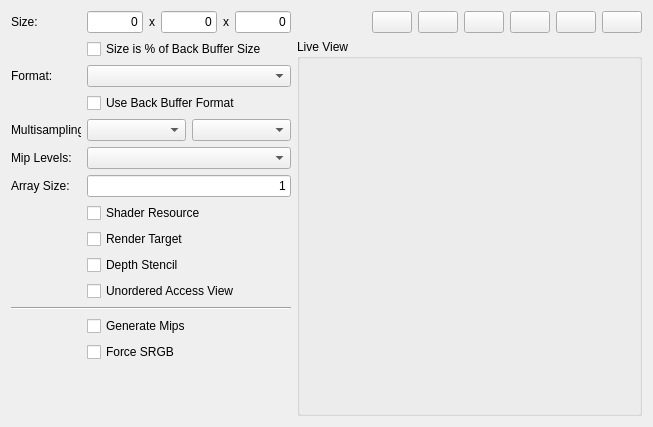
<?xml version="1.0" encoding="UTF-8"?>
<ui version="4.0">
 <class>Texture_Dlg</class>
 <widget class="QWidget" name="Texture_Dlg">
  <property name="geometry">
   <rect>
    <x>0</x>
    <y>0</y>
    <width>653</width>
    <height>427</height>
   </rect>
  </property>
  <property name="windowTitle">
   <string>Form</string>
  </property>
  <layout class="QHBoxLayout" name="horizontalLayout_10">
   <item>
    <layout class="QVBoxLayout" name="verticalLayout_4">
     <property name="sizeConstraint">
      <enum>QLayout::SetMinimumSize</enum>
     </property>
     <item>
      <widget class="QFrame" name="frame_settings">
       <property name="sizePolicy">
        <sizepolicy hsizetype="Minimum" vsizetype="Preferred">
         <horstretch>0</horstretch>
         <verstretch>0</verstretch>
        </sizepolicy>
       </property>
       <property name="maximumSize">
        <size>
         <width>280</width>
         <height>16777215</height>
        </size>
       </property>
       <property name="frameShape">
        <enum>QFrame::NoFrame</enum>
       </property>
       <property name="frameShadow">
        <enum>QFrame::Plain</enum>
       </property>
       <property name="lineWidth">
        <number>0</number>
       </property>
       <layout class="QVBoxLayout" name="verticalLayout_3">
        <property name="spacing">
         <number>6</number>
        </property>
        <property name="leftMargin">
         <number>0</number>
        </property>
        <property name="topMargin">
         <number>0</number>
        </property>
        <property name="rightMargin">
         <number>0</number>
        </property>
        <property name="bottomMargin">
         <number>0</number>
        </property>
        <item>
         <layout class="QHBoxLayout" name="horizontalLayout">
          <item>
           <widget class="QLabel" name="label">
            <property name="minimumSize">
             <size>
              <width>70</width>
              <height>0</height>
             </size>
            </property>
            <property name="maximumSize">
             <size>
              <width>70</width>
              <height>16777215</height>
             </size>
            </property>
            <property name="text">
             <string>Size:</string>
            </property>
           </widget>
          </item>
          <item>
           <widget class="QLineEdit" name="lineEdit_width">
            <property name="sizePolicy">
             <sizepolicy hsizetype="Preferred" vsizetype="Fixed">
              <horstretch>0</horstretch>
              <verstretch>0</verstretch>
             </sizepolicy>
            </property>
            <property name="toolTip">
             <string>Width of texture in pixels.</string>
            </property>
            <property name="inputMask">
             <string/>
            </property>
            <property name="text">
             <string>0</string>
            </property>
            <property name="maxLength">
             <number>5</number>
            </property>
            <property name="alignment">
             <set>Qt::AlignRight|Qt::AlignTrailing|Qt::AlignVCenter</set>
            </property>
           </widget>
          </item>
          <item>
           <widget class="QLabel" name="label_10">
            <property name="text">
             <string>x</string>
            </property>
           </widget>
          </item>
          <item>
           <widget class="QLineEdit" name="lineEdit_height">
            <property name="sizePolicy">
             <sizepolicy hsizetype="Preferred" vsizetype="Fixed">
              <horstretch>0</horstretch>
              <verstretch>0</verstretch>
             </sizepolicy>
            </property>
            <property name="toolTip">
             <string>Height of texture in pixels.</string>
            </property>
            <property name="inputMask">
             <string/>
            </property>
            <property name="text">
             <string>0</string>
            </property>
            <property name="maxLength">
             <number>5</number>
            </property>
            <property name="alignment">
             <set>Qt::AlignRight|Qt::AlignTrailing|Qt::AlignVCenter</set>
            </property>
           </widget>
          </item>
          <item>
           <widget class="QLabel" name="label_20">
            <property name="text">
             <string>x</string>
            </property>
           </widget>
          </item>
          <item>
           <widget class="QLineEdit" name="lineEdit_depth">
            <property name="sizePolicy">
             <sizepolicy hsizetype="Preferred" vsizetype="Fixed">
              <horstretch>0</horstretch>
              <verstretch>0</verstretch>
             </sizepolicy>
            </property>
            <property name="toolTip">
             <string>Depth of texture in number of planes for 3D textures.</string>
            </property>
            <property name="inputMask">
             <string/>
            </property>
            <property name="text">
             <string>0</string>
            </property>
            <property name="maxLength">
             <number>5</number>
            </property>
            <property name="alignment">
             <set>Qt::AlignRight|Qt::AlignTrailing|Qt::AlignVCenter</set>
            </property>
           </widget>
          </item>
         </layout>
        </item>
        <item>
         <layout class="QHBoxLayout" name="horizontalLayout_2">
          <item>
           <widget class="QLabel" name="label_2">
            <property name="minimumSize">
             <size>
              <width>70</width>
              <height>0</height>
             </size>
            </property>
            <property name="maximumSize">
             <size>
              <width>70</width>
              <height>16777215</height>
             </size>
            </property>
            <property name="text">
             <string/>
            </property>
           </widget>
          </item>
          <item>
           <widget class="QCheckBox" name="checkBox_useBBSize">
            <property name="toolTip">
             <string>If width and height are to represent the percentage size of the current back buffer for this texture.</string>
            </property>
            <property name="text">
             <string>Size is % of Back Buffer Size</string>
            </property>
           </widget>
          </item>
         </layout>
        </item>
        <item>
         <layout class="QHBoxLayout" name="horizontalLayout_5">
          <item>
           <widget class="QLabel" name="label_6">
            <property name="minimumSize">
             <size>
              <width>70</width>
              <height>0</height>
             </size>
            </property>
            <property name="maximumSize">
             <size>
              <width>70</width>
              <height>16777215</height>
             </size>
            </property>
            <property name="text">
             <string>Format:</string>
            </property>
           </widget>
          </item>
          <item>
           <widget class="QComboBox" name="comboBox_format">
            <property name="sizePolicy">
             <sizepolicy hsizetype="Preferred" vsizetype="Fixed">
              <horstretch>0</horstretch>
              <verstretch>0</verstretch>
             </sizepolicy>
            </property>
            <property name="toolTip">
             <string>The internal texture format for this texture.</string>
            </property>
           </widget>
          </item>
         </layout>
        </item>
        <item>
         <layout class="QHBoxLayout" name="horizontalLayout_6">
          <item>
           <widget class="QLabel" name="label_7">
            <property name="minimumSize">
             <size>
              <width>70</width>
              <height>0</height>
             </size>
            </property>
            <property name="maximumSize">
             <size>
              <width>70</width>
              <height>16777215</height>
             </size>
            </property>
            <property name="text">
             <string/>
            </property>
           </widget>
          </item>
          <item>
           <widget class="QCheckBox" name="checkBox_useBBFmt">
            <property name="toolTip">
             <string>Using the current back buffer format for this texture.</string>
            </property>
            <property name="text">
             <string>Use Back Buffer Format</string>
            </property>
           </widget>
          </item>
         </layout>
        </item>
        <item>
         <layout class="QHBoxLayout" name="horizontalLayout_7">
          <item>
           <widget class="QLabel" name="label_8">
            <property name="minimumSize">
             <size>
              <width>70</width>
              <height>0</height>
             </size>
            </property>
            <property name="maximumSize">
             <size>
              <width>70</width>
              <height>16777215</height>
             </size>
            </property>
            <property name="text">
             <string>Multisampling:</string>
            </property>
           </widget>
          </item>
          <item>
           <widget class="QComboBox" name="comboBox_msCount">
            <property name="toolTip">
             <string>Sample count for multisampled textures.</string>
            </property>
           </widget>
          </item>
          <item>
           <widget class="QComboBox" name="comboBox_msQuality">
            <property name="toolTip">
             <string>Sample quality for multisampled textures.</string>
            </property>
           </widget>
          </item>
         </layout>
        </item>
        <item>
         <layout class="QHBoxLayout" name="horizontalLayout_3">
          <item>
           <widget class="QLabel" name="label_4">
            <property name="minimumSize">
             <size>
              <width>70</width>
              <height>0</height>
             </size>
            </property>
            <property name="maximumSize">
             <size>
              <width>70</width>
              <height>16777215</height>
             </size>
            </property>
            <property name="text">
             <string>Mip Levels:</string>
            </property>
           </widget>
          </item>
          <item>
           <widget class="QComboBox" name="comboBox_mipLevels">
            <property name="sizePolicy">
             <sizepolicy hsizetype="Minimum" vsizetype="Fixed">
              <horstretch>0</horstretch>
              <verstretch>0</verstretch>
             </sizepolicy>
            </property>
            <property name="toolTip">
             <string>The number of mip levels for this texture.</string>
            </property>
           </widget>
          </item>
         </layout>
        </item>
        <item>
         <layout class="QHBoxLayout" name="horizontalLayout_4">
          <item>
           <widget class="QLabel" name="label_5">
            <property name="minimumSize">
             <size>
              <width>70</width>
              <height>0</height>
             </size>
            </property>
            <property name="maximumSize">
             <size>
              <width>70</width>
              <height>16777215</height>
             </size>
            </property>
            <property name="text">
             <string>Array Size:</string>
            </property>
           </widget>
          </item>
          <item>
           <widget class="QLineEdit" name="lineEdit_arraySize">
            <property name="sizePolicy">
             <sizepolicy hsizetype="Minimum" vsizetype="Fixed">
              <horstretch>0</horstretch>
              <verstretch>0</verstretch>
             </sizepolicy>
            </property>
            <property name="toolTip">
             <string>The number of elements for a texture array.</string>
            </property>
            <property name="inputMask">
             <string/>
            </property>
            <property name="text">
             <string>1</string>
            </property>
            <property name="maxLength">
             <number>5</number>
            </property>
            <property name="alignment">
             <set>Qt::AlignRight|Qt::AlignTrailing|Qt::AlignVCenter</set>
            </property>
           </widget>
          </item>
         </layout>
        </item>
       </layout>
      </widget>
     </item>
     <item>
      <layout class="QVBoxLayout" name="verticalLayout">
       <item>
        <layout class="QHBoxLayout" name="horizontalLayout_12">
         <item>
          <widget class="QLabel" name="label_13">
           <property name="minimumSize">
            <size>
             <width>70</width>
             <height>0</height>
            </size>
           </property>
           <property name="maximumSize">
            <size>
             <width>70</width>
             <height>16777215</height>
            </size>
           </property>
           <property name="text">
            <string/>
           </property>
          </widget>
         </item>
         <item>
          <widget class="QCheckBox" name="checkBox_srv">
           <property name="toolTip">
            <string>Allows this texture to be used as a shader resource.</string>
           </property>
           <property name="text">
            <string>Shader Resource</string>
           </property>
          </widget>
         </item>
        </layout>
       </item>
       <item>
        <layout class="QHBoxLayout" name="horizontalLayout_13">
         <item>
          <widget class="QLabel" name="label_14">
           <property name="minimumSize">
            <size>
             <width>70</width>
             <height>0</height>
            </size>
           </property>
           <property name="maximumSize">
            <size>
             <width>70</width>
             <height>16777215</height>
            </size>
           </property>
           <property name="text">
            <string/>
           </property>
          </widget>
         </item>
         <item>
          <widget class="QCheckBox" name="checkBox_rtv">
           <property name="toolTip">
            <string>Allows this texture to be used as a render target.</string>
           </property>
           <property name="text">
            <string>Render Target</string>
           </property>
          </widget>
         </item>
        </layout>
       </item>
       <item>
        <layout class="QHBoxLayout" name="horizontalLayout_14">
         <item>
          <widget class="QLabel" name="label_15">
           <property name="minimumSize">
            <size>
             <width>70</width>
             <height>0</height>
            </size>
           </property>
           <property name="maximumSize">
            <size>
             <width>70</width>
             <height>16777215</height>
            </size>
           </property>
           <property name="text">
            <string/>
           </property>
          </widget>
         </item>
         <item>
          <widget class="QCheckBox" name="checkBox_dsv">
           <property name="toolTip">
            <string>Allows this texture to be used as a depth-stencil buffer.</string>
           </property>
           <property name="text">
            <string>Depth Stencil</string>
           </property>
          </widget>
         </item>
        </layout>
       </item>
       <item>
        <layout class="QHBoxLayout" name="horizontalLayout_9">
         <item>
          <widget class="QLabel" name="label_19">
           <property name="minimumSize">
            <size>
             <width>70</width>
             <height>0</height>
            </size>
           </property>
           <property name="maximumSize">
            <size>
             <width>70</width>
             <height>16777215</height>
            </size>
           </property>
           <property name="text">
            <string/>
           </property>
          </widget>
         </item>
         <item>
          <widget class="QCheckBox" name="checkBox_uav">
           <property name="toolTip">
            <string>Allows this texture to be used as an unordered access view.</string>
           </property>
           <property name="text">
            <string>Unordered Access View</string>
           </property>
          </widget>
         </item>
        </layout>
       </item>
       <item>
        <layout class="QHBoxLayout" name="horizontalLayout_8"/>
       </item>
       <item>
        <widget class="Line" name="line">
         <property name="orientation">
          <enum>Qt::Horizontal</enum>
         </property>
        </widget>
       </item>
       <item>
        <layout class="QHBoxLayout" name="horizontalLayout_15">
         <item>
          <widget class="QLabel" name="label_16">
           <property name="minimumSize">
            <size>
             <width>70</width>
             <height>0</height>
            </size>
           </property>
           <property name="maximumSize">
            <size>
             <width>70</width>
             <height>16777215</height>
            </size>
           </property>
           <property name="text">
            <string/>
           </property>
          </widget>
         </item>
         <item>
          <widget class="QCheckBox" name="checkBox_genMips">
           <property name="toolTip">
            <string>Generates the full mipmap chain when the texture image data is uploaded to GPU. Not all texture formats support this.</string>
           </property>
           <property name="text">
            <string>Generate Mips</string>
           </property>
          </widget>
         </item>
        </layout>
       </item>
       <item>
        <layout class="QHBoxLayout" name="horizontalLayout_16">
         <item>
          <widget class="QLabel" name="label_17">
           <property name="minimumSize">
            <size>
             <width>70</width>
             <height>0</height>
            </size>
           </property>
           <property name="maximumSize">
            <size>
             <width>70</width>
             <height>16777215</height>
            </size>
           </property>
           <property name="text">
            <string/>
           </property>
          </widget>
         </item>
         <item>
          <widget class="QCheckBox" name="checkBox_forceSRGB">
           <property name="toolTip">
            <string>Forces the use of an SRGB format when the image data is uploaded to the GPU. No data conversion takes place.</string>
           </property>
           <property name="text">
            <string>Force SRGB</string>
           </property>
          </widget>
         </item>
        </layout>
       </item>
      </layout>
     </item>
     <item>
      <spacer name="verticalSpacer">
       <property name="orientation">
        <enum>Qt::Vertical</enum>
       </property>
       <property name="sizeHint" stdset="0">
        <size>
         <width>20</width>
         <height>40</height>
        </size>
       </property>
      </spacer>
     </item>
    </layout>
   </item>
   <item>
    <layout class="QVBoxLayout" name="verticalLayout_2" stretch="0,0">
     <item>
      <layout class="QHBoxLayout" name="horizontalLayout_17">
       <item>
        <widget class="QLabel" name="label_ImageInfo">
         <property name="sizePolicy">
          <sizepolicy hsizetype="Expanding" vsizetype="Preferred">
           <horstretch>0</horstretch>
           <verstretch>0</verstretch>
          </sizepolicy>
         </property>
         <property name="toolTip">
          <string>Information about image data.</string>
         </property>
         <property name="text">
          <string/>
         </property>
         <property name="alignment">
          <set>Qt::AlignLeading|Qt::AlignLeft|Qt::AlignVCenter</set>
         </property>
        </widget>
       </item>
       <item>
        <widget class="QPushButton" name="pushButton_loadImage">
         <property name="toolTip">
          <string>Load image data from file.</string>
         </property>
         <property name="text">
          <string/>
         </property>
         <property name="icon">
          <iconset resource="D3DChips_Dlg.qrc">
           <normaloff>:/D3DChips_Dlg/Resources/Open-icon.png</normaloff>:/D3DChips_Dlg/Resources/Open-icon.png</iconset>
         </property>
        </widget>
       </item>
       <item>
        <widget class="QPushButton" name="pushButton_saveImage">
         <property name="toolTip">
          <string>Save image data to file.</string>
         </property>
         <property name="text">
          <string/>
         </property>
         <property name="icon">
          <iconset resource="D3DChips_Dlg.qrc">
           <normaloff>:/D3DChips_Dlg/Resources/saveHS.png</normaloff>:/D3DChips_Dlg/Resources/saveHS.png</iconset>
         </property>
        </widget>
       </item>
       <item>
        <widget class="QPushButton" name="pushButton_FromTexture">
         <property name="toolTip">
          <string>Create image data from current texture.</string>
         </property>
         <property name="text">
          <string/>
         </property>
         <property name="icon">
          <iconset resource="D3DChips_Dlg.qrc">
           <normaloff>:/D3DChips_Dlg/Resources/InsertPictureHS.png</normaloff>:/D3DChips_Dlg/Resources/InsertPictureHS.png</iconset>
         </property>
        </widget>
       </item>
       <item>
        <widget class="QPushButton" name="pushButton_resample">
         <property name="toolTip">
          <string>Resample image data.</string>
         </property>
         <property name="text">
          <string/>
         </property>
         <property name="icon">
          <iconset resource="D3DChips_Dlg.qrc">
           <normaloff>:/D3DChips_Dlg/Resources/ResizeHS.png</normaloff>:/D3DChips_Dlg/Resources/ResizeHS.png</iconset>
         </property>
        </widget>
       </item>
       <item>
        <widget class="QPushButton" name="pushButton_clearImage">
         <property name="toolTip">
          <string>Remove image data.</string>
         </property>
         <property name="text">
          <string/>
         </property>
         <property name="icon">
          <iconset resource="D3DChips_Dlg.qrc">
           <normaloff>:/D3DChips_Dlg/Resources/DeleteHS.png</normaloff>:/D3DChips_Dlg/Resources/DeleteHS.png</iconset>
         </property>
        </widget>
       </item>
       <item>
        <widget class="QPushButton" name="pushButton_cArray">
         <property name="toolTip">
          <string>Save image data to C-style array.</string>
         </property>
         <property name="text">
          <string/>
         </property>
         <property name="icon">
          <iconset resource="D3DChips_Dlg.qrc">
           <normaloff>:/D3DChips_Dlg/Resources/cArray.png</normaloff>:/D3DChips_Dlg/Resources/cArray.png</iconset>
         </property>
        </widget>
       </item>
      </layout>
     </item>
     <item>
      <widget class="QGroupBox" name="groupBox">
       <property name="sizePolicy">
        <sizepolicy hsizetype="Expanding" vsizetype="Preferred">
         <horstretch>0</horstretch>
         <verstretch>0</verstretch>
        </sizepolicy>
       </property>
       <property name="title">
        <string>Live View</string>
       </property>
       <layout class="QGridLayout" name="gridLayout">
        <item row="0" column="0">
         <widget class="m3d::TexturePreviewWidget" name="previewWidget" native="true">
          <property name="sizePolicy">
           <sizepolicy hsizetype="Expanding" vsizetype="Expanding">
            <horstretch>0</horstretch>
            <verstretch>0</verstretch>
           </sizepolicy>
          </property>
         </widget>
        </item>
       </layout>
      </widget>
     </item>
    </layout>
   </item>
  </layout>
 </widget>
 <customwidgets>
  <customwidget>
   <class>m3d::TexturePreviewWidget</class>
   <extends>QWidget</extends>
   <header>texturepreviewwidget.h</header>
   <container>1</container>
  </customwidget>
 </customwidgets>
 <tabstops>
  <tabstop>lineEdit_width</tabstop>
  <tabstop>lineEdit_height</tabstop>
  <tabstop>lineEdit_depth</tabstop>
  <tabstop>checkBox_useBBSize</tabstop>
  <tabstop>comboBox_format</tabstop>
  <tabstop>checkBox_useBBFmt</tabstop>
  <tabstop>comboBox_msCount</tabstop>
  <tabstop>comboBox_msQuality</tabstop>
  <tabstop>comboBox_mipLevels</tabstop>
  <tabstop>lineEdit_arraySize</tabstop>
  <tabstop>checkBox_srv</tabstop>
  <tabstop>checkBox_rtv</tabstop>
  <tabstop>checkBox_dsv</tabstop>
  <tabstop>checkBox_uav</tabstop>
  <tabstop>checkBox_genMips</tabstop>
  <tabstop>checkBox_forceSRGB</tabstop>
  <tabstop>pushButton_loadImage</tabstop>
  <tabstop>pushButton_saveImage</tabstop>
  <tabstop>pushButton_FromTexture</tabstop>
  <tabstop>pushButton_resample</tabstop>
  <tabstop>pushButton_clearImage</tabstop>
 </tabstops>
 <resources>
  <include location="D3DChips_Dlg.qrc"/>
 </resources>
 <connections>
  <connection>
   <sender>lineEdit_width</sender>
   <signal>editingFinished()</signal>
   <receiver>Texture_Dlg</receiver>
   <slot>onWidthChanged()</slot>
   <hints>
    <hint type="sourcelabel">
     <x>231</x>
     <y>43</y>
    </hint>
    <hint type="destinationlabel">
     <x>274</x>
     <y>253</y>
    </hint>
   </hints>
  </connection>
  <connection>
   <sender>lineEdit_height</sender>
   <signal>editingFinished()</signal>
   <receiver>Texture_Dlg</receiver>
   <slot>onHeightChanged()</slot>
   <hints>
    <hint type="sourcelabel">
     <x>165</x>
     <y>26</y>
    </hint>
    <hint type="destinationlabel">
     <x>274</x>
     <y>253</y>
    </hint>
   </hints>
  </connection>
  <connection>
   <sender>lineEdit_depth</sender>
   <signal>editingFinished()</signal>
   <receiver>Texture_Dlg</receiver>
   <slot>onDepthChanged()</slot>
   <hints>
    <hint type="sourcelabel">
     <x>233</x>
     <y>26</y>
    </hint>
    <hint type="destinationlabel">
     <x>344</x>
     <y>254</y>
    </hint>
   </hints>
  </connection>
  <connection>
   <sender>checkBox_useBBSize</sender>
   <signal>clicked(bool)</signal>
   <receiver>Texture_Dlg</receiver>
   <slot>onUseBBSizeChanged()</slot>
   <hints>
    <hint type="sourcelabel">
     <x>147</x>
     <y>49</y>
    </hint>
    <hint type="destinationlabel">
     <x>344</x>
     <y>254</y>
    </hint>
   </hints>
  </connection>
  <connection>
   <sender>comboBox_format</sender>
   <signal>activated(int)</signal>
   <receiver>Texture_Dlg</receiver>
   <slot>onFormatChanged()</slot>
   <hints>
    <hint type="sourcelabel">
     <x>121</x>
     <y>78</y>
    </hint>
    <hint type="destinationlabel">
     <x>344</x>
     <y>254</y>
    </hint>
   </hints>
  </connection>
  <connection>
   <sender>checkBox_useBBFmt</sender>
   <signal>clicked(bool)</signal>
   <receiver>Texture_Dlg</receiver>
   <slot>onUseBBFormatChanged()</slot>
   <hints>
    <hint type="sourcelabel">
     <x>154</x>
     <y>105</y>
    </hint>
    <hint type="destinationlabel">
     <x>344</x>
     <y>254</y>
    </hint>
   </hints>
  </connection>
  <connection>
   <sender>comboBox_msCount</sender>
   <signal>activated(int)</signal>
   <receiver>Texture_Dlg</receiver>
   <slot>onCountQualityChanged()</slot>
   <hints>
    <hint type="sourcelabel">
     <x>121</x>
     <y>131</y>
    </hint>
    <hint type="destinationlabel">
     <x>344</x>
     <y>254</y>
    </hint>
   </hints>
  </connection>
  <connection>
   <sender>comboBox_msQuality</sender>
   <signal>activated(int)</signal>
   <receiver>Texture_Dlg</receiver>
   <slot>onCountQualityChanged()</slot>
   <hints>
    <hint type="sourcelabel">
     <x>196</x>
     <y>131</y>
    </hint>
    <hint type="destinationlabel">
     <x>344</x>
     <y>254</y>
    </hint>
   </hints>
  </connection>
  <connection>
   <sender>comboBox_mipLevels</sender>
   <signal>activated(int)</signal>
   <receiver>Texture_Dlg</receiver>
   <slot>onMipLevelsChanged()</slot>
   <hints>
    <hint type="sourcelabel">
     <x>173</x>
     <y>185</y>
    </hint>
    <hint type="destinationlabel">
     <x>344</x>
     <y>254</y>
    </hint>
   </hints>
  </connection>
  <connection>
   <sender>lineEdit_arraySize</sender>
   <signal>editingFinished()</signal>
   <receiver>Texture_Dlg</receiver>
   <slot>onArraySizeChanged()</slot>
   <hints>
    <hint type="sourcelabel">
     <x>173</x>
     <y>238</y>
    </hint>
    <hint type="destinationlabel">
     <x>344</x>
     <y>254</y>
    </hint>
   </hints>
  </connection>
  <connection>
   <sender>checkBox_srv</sender>
   <signal>clicked(bool)</signal>
   <receiver>Texture_Dlg</receiver>
   <slot>onSRVChanged()</slot>
   <hints>
    <hint type="sourcelabel">
     <x>173</x>
     <y>290</y>
    </hint>
    <hint type="destinationlabel">
     <x>344</x>
     <y>254</y>
    </hint>
   </hints>
  </connection>
  <connection>
   <sender>checkBox_rtv</sender>
   <signal>clicked(bool)</signal>
   <receiver>Texture_Dlg</receiver>
   <slot>onRTVChanged()</slot>
   <hints>
    <hint type="sourcelabel">
     <x>173</x>
     <y>315</y>
    </hint>
    <hint type="destinationlabel">
     <x>344</x>
     <y>254</y>
    </hint>
   </hints>
  </connection>
  <connection>
   <sender>checkBox_dsv</sender>
   <signal>clicked(bool)</signal>
   <receiver>Texture_Dlg</receiver>
   <slot>onDSVChanged()</slot>
   <hints>
    <hint type="sourcelabel">
     <x>173</x>
     <y>340</y>
    </hint>
    <hint type="destinationlabel">
     <x>344</x>
     <y>254</y>
    </hint>
   </hints>
  </connection>
  <connection>
   <sender>checkBox_uav</sender>
   <signal>clicked(bool)</signal>
   <receiver>Texture_Dlg</receiver>
   <slot>onUAVChanged()</slot>
   <hints>
    <hint type="sourcelabel">
     <x>173</x>
     <y>365</y>
    </hint>
    <hint type="destinationlabel">
     <x>344</x>
     <y>254</y>
    </hint>
   </hints>
  </connection>
  <connection>
   <sender>checkBox_forceSRGB</sender>
   <signal>clicked(bool)</signal>
   <receiver>Texture_Dlg</receiver>
   <slot>onForceSRGBChanged()</slot>
   <hints>
    <hint type="sourcelabel">
     <x>173</x>
     <y>415</y>
    </hint>
    <hint type="destinationlabel">
     <x>344</x>
     <y>254</y>
    </hint>
   </hints>
  </connection>
  <connection>
   <sender>checkBox_genMips</sender>
   <signal>clicked(bool)</signal>
   <receiver>Texture_Dlg</receiver>
   <slot>onGenMipsChanged()</slot>
   <hints>
    <hint type="sourcelabel">
     <x>173</x>
     <y>390</y>
    </hint>
    <hint type="destinationlabel">
     <x>344</x>
     <y>254</y>
    </hint>
   </hints>
  </connection>
  <connection>
   <sender>pushButton_loadImage</sender>
   <signal>clicked()</signal>
   <receiver>Texture_Dlg</receiver>
   <slot>loadImage()</slot>
   <hints>
    <hint type="sourcelabel">
     <x>365</x>
     <y>55</y>
    </hint>
    <hint type="destinationlabel">
     <x>344</x>
     <y>254</y>
    </hint>
   </hints>
  </connection>
  <connection>
   <sender>pushButton_resample</sender>
   <signal>clicked()</signal>
   <receiver>Texture_Dlg</receiver>
   <slot>resampleImage()</slot>
   <hints>
    <hint type="sourcelabel">
     <x>497</x>
     <y>22</y>
    </hint>
    <hint type="destinationlabel">
     <x>281</x>
     <y>236</y>
    </hint>
   </hints>
  </connection>
  <connection>
   <sender>pushButton_clearImage</sender>
   <signal>clicked()</signal>
   <receiver>Texture_Dlg</receiver>
   <slot>clearImage()</slot>
   <hints>
    <hint type="sourcelabel">
     <x>541</x>
     <y>22</y>
    </hint>
    <hint type="destinationlabel">
     <x>286</x>
     <y>236</y>
    </hint>
   </hints>
  </connection>
  <connection>
   <sender>pushButton_saveImage</sender>
   <signal>clicked()</signal>
   <receiver>Texture_Dlg</receiver>
   <slot>saveImage()</slot>
   <hints>
    <hint type="sourcelabel">
     <x>439</x>
     <y>22</y>
    </hint>
    <hint type="destinationlabel">
     <x>286</x>
     <y>236</y>
    </hint>
   </hints>
  </connection>
  <connection>
   <sender>pushButton_FromTexture</sender>
   <signal>clicked()</signal>
   <receiver>Texture_Dlg</receiver>
   <slot>saveTextureToData()</slot>
   <hints>
    <hint type="sourcelabel">
     <x>479</x>
     <y>22</y>
    </hint>
    <hint type="destinationlabel">
     <x>286</x>
     <y>236</y>
    </hint>
   </hints>
  </connection>
  <connection>
   <sender>pushButton_cArray</sender>
   <signal>clicked()</signal>
   <receiver>Texture_Dlg</receiver>
   <slot>saveToCArray()</slot>
   <hints>
    <hint type="sourcelabel">
     <x>547</x>
     <y>22</y>
    </hint>
    <hint type="destinationlabel">
     <x>286</x>
     <y>236</y>
    </hint>
   </hints>
  </connection>
 </connections>
 <slots>
  <slot>loadImage()</slot>
  <slot>onWidthChanged()</slot>
  <slot>onHeightChanged()</slot>
  <slot>onDepthChanged()</slot>
  <slot>onUseBBSizeChanged()</slot>
  <slot>onFormatChanged()</slot>
  <slot>onUseBBFormatChanged()</slot>
  <slot>onCountQualityChanged()</slot>
  <slot>onUseBBMSChanged()</slot>
  <slot>onMipLevelsChanged()</slot>
  <slot>onArraySizeChanged()</slot>
  <slot>onSRVChanged()</slot>
  <slot>onDSVChanged()</slot>
  <slot>onRTVChanged()</slot>
  <slot>onUAVChanged()</slot>
  <slot>onGenMipsChanged()</slot>
  <slot>onForceSRGBChanged()</slot>
  <slot>resampleImage()</slot>
  <slot>clearImage()</slot>
  <slot>saveImage()</slot>
  <slot>saveTextureToData()</slot>
  <slot>saveToCArray()</slot>
  <slot>onImmutableChanged()</slot>
 </slots>
</ui>
